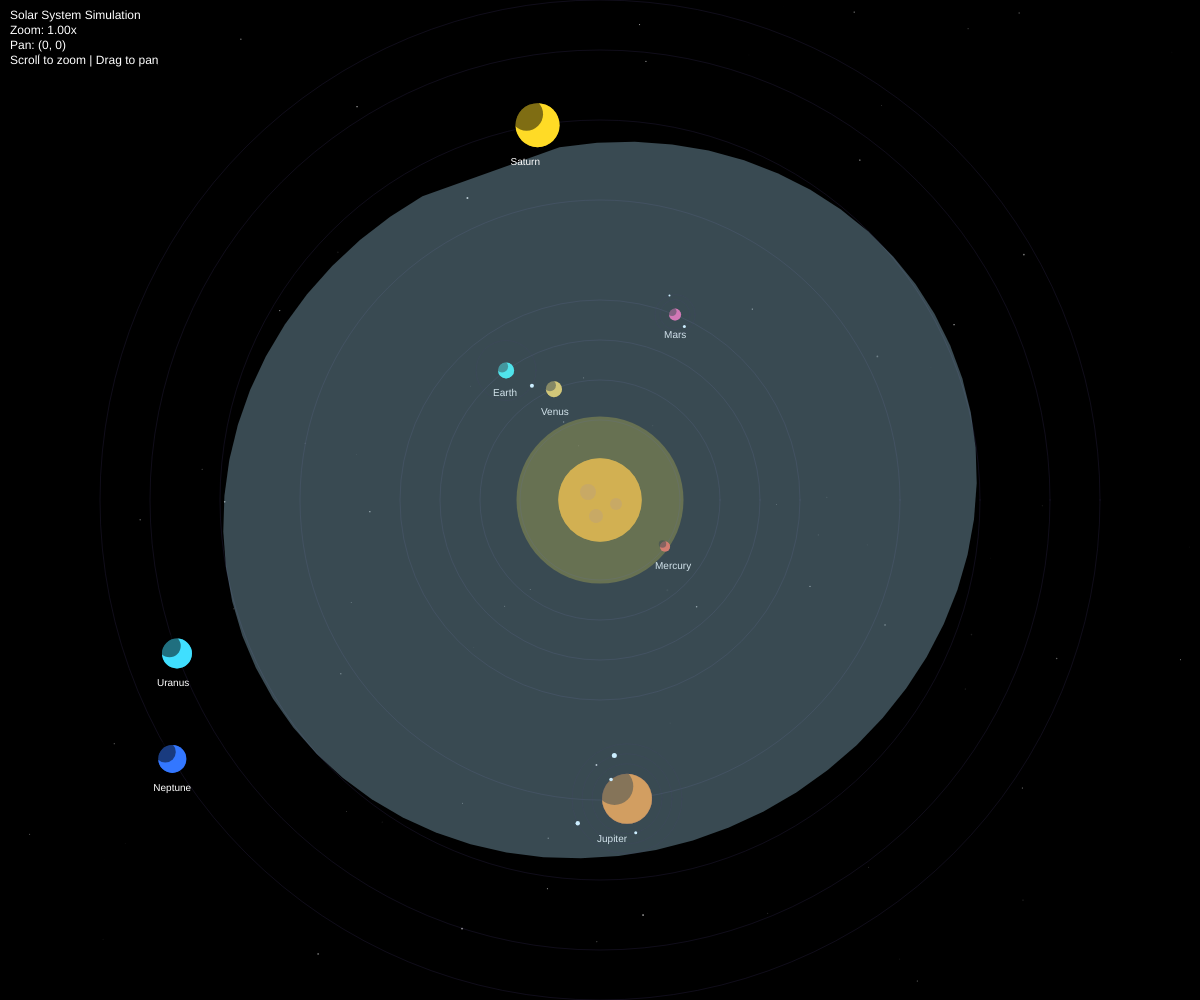
Frame 1 (no input)
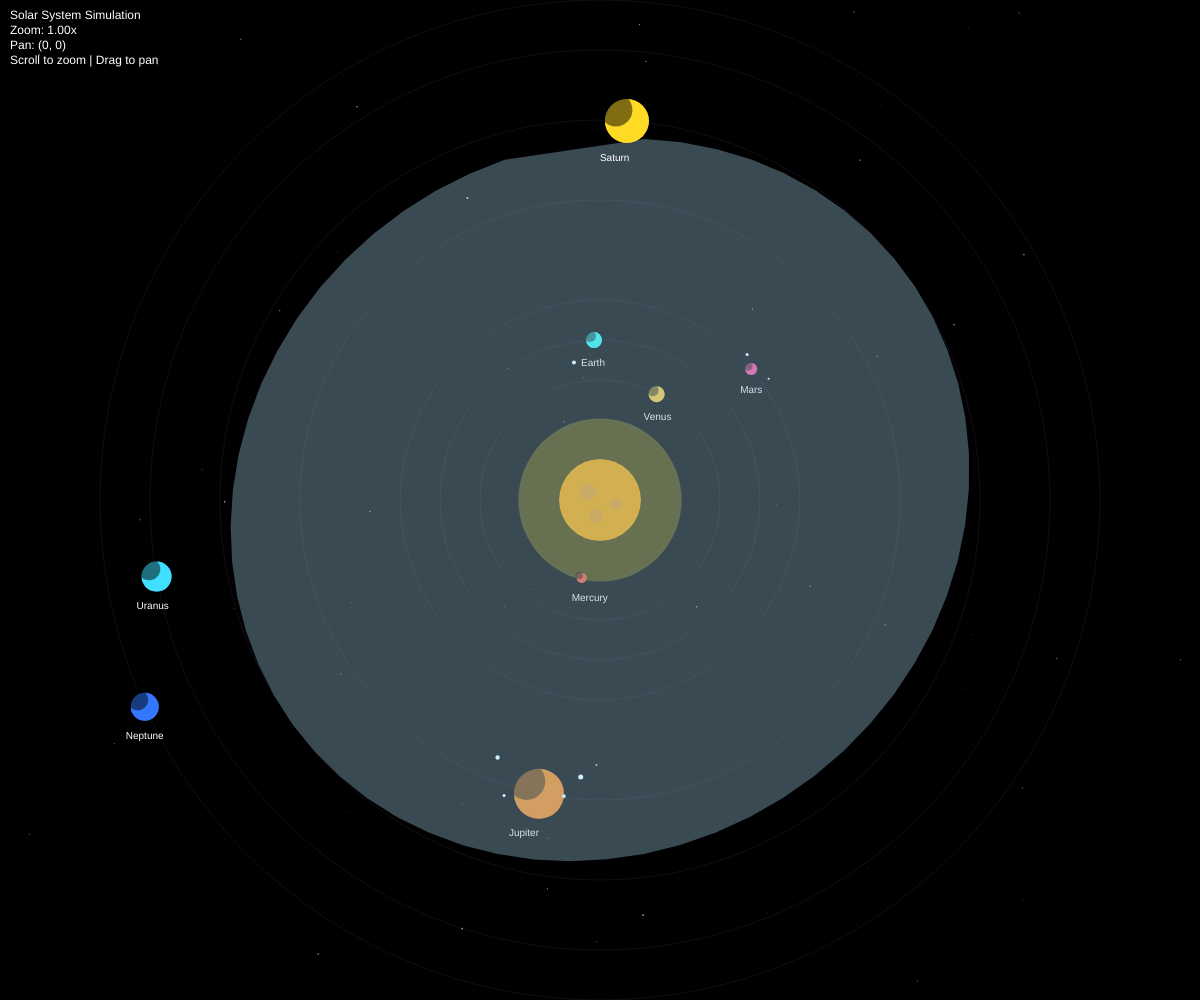
Frame 60 (no input)
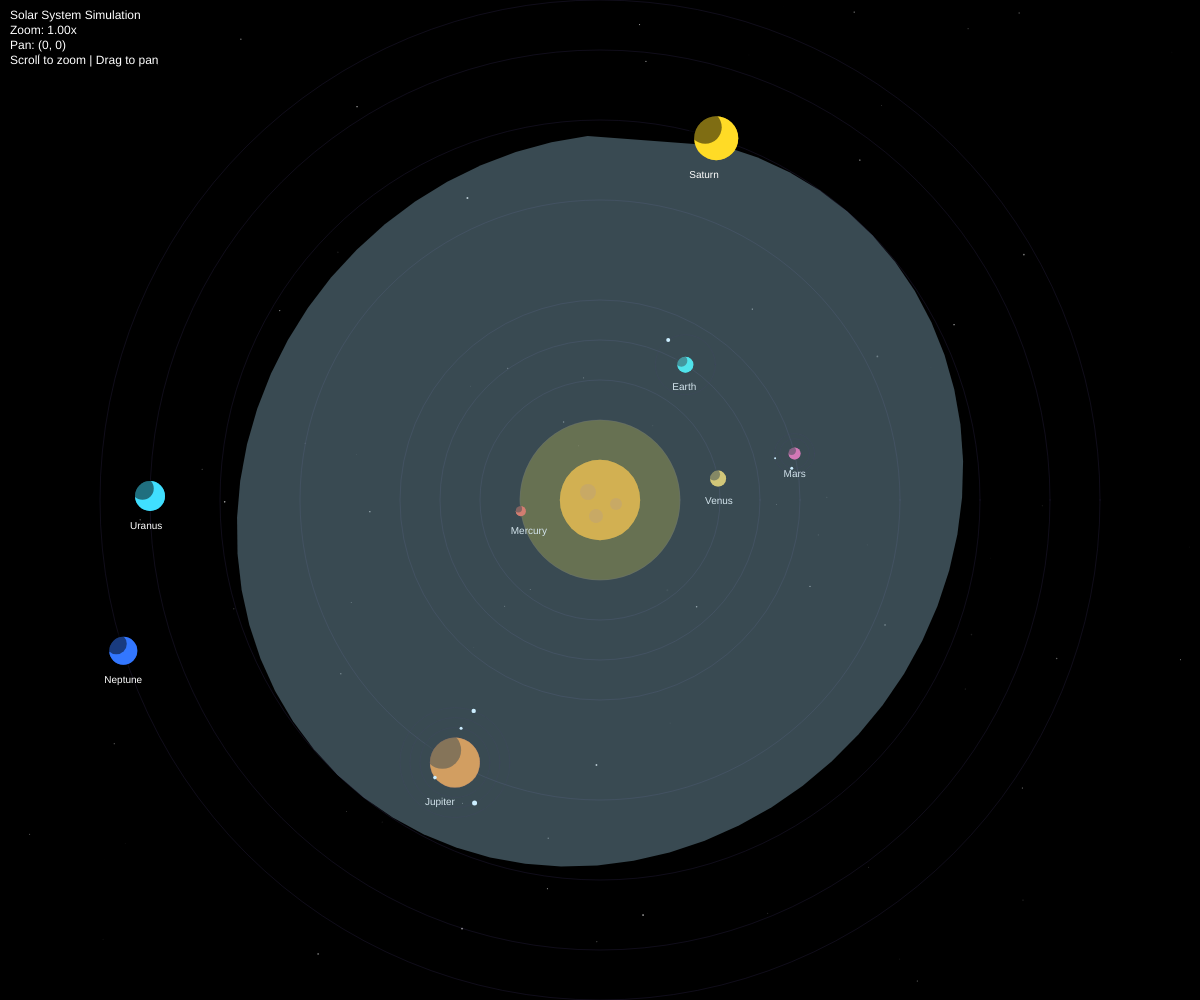
Frame 120 (the mouse pressed at the canvas centre since frame 60)

The p5.js sketch that drew these frames (run headless with seeded random() and noise() and a simulated clock; from frame 60 on, the mouse is pressed at the canvas centre):

// p5.js sketch
// ── sketch.js
/**
 * Solar System Simulation
 * A p5.js visualization of the solar system with orbiting planets, moons, and effects
 */

let sun;
let planets = [];
let moons = [];
let stars = [];

// Zoom and pan controls
let zoom = 1;
let panX = 0;
let panY = 0;
let isDragging = false;
let lastMouseX = 0;
let lastMouseY = 0;

function setup() {
    createCanvas(windowWidth, windowHeight);
    colorMode(HSB, 360, 100, 100, 100);
    
    // Create starfield background
    createStars();
    
    // Create the sun
    sun = new Sun(0, 0);
    
    // Create planets with orbital parameters
    // Distances and sizes are not to scale for visual clarity
    const planetData = [
        { name: 'Mercury', radius: 5, distance: 80, speed: 0.02, color: 10, glow: 80 },
        { name: 'Venus', radius: 8, distance: 120, speed: 0.015, color: 45, glow: 75 },
        { name: 'Earth', radius: 8, distance: 160, speed: 0.01, color: 180, glow: 85 },
        { name: 'Mars', radius: 6, distance: 200, speed: 0.008, color: 330, glow: 70 },
        { name: 'Jupiter', radius: 25, distance: 300, speed: 0.005, color: 30, glow: 90 },
        { name: 'Saturn', radius: 22, distance: 380, speed: 0.004, color: 50, glow: 85, hasRing: true },
        { name: 'Uranus', radius: 15, distance: 450, speed: 0.003, color: 190, glow: 75 },
        { name: 'Neptune', radius: 14, distance: 500, speed: 0.002, color: 220, glow: 80 }
    ];
    
    // Create planet objects
    for (const data of planetData) {
        planets.push(new Planet(data.name, data.radius, data.distance, data.speed, data.color, data.glow, data.hasRing));
    }
    
    // Create moons
    // Earth's moon
    moons.push(new Moon('Moon', 2, 30, 0.03, planets.find(p => p.name === 'Earth')));
    // Mars' moons (Phobos and Deimos)
    moons.push(new Moon('Phobos', 1.5, 15, 0.06, planets.find(p => p.name === 'Mars')));
    moons.push(new Moon('Deimos', 1, 20, 0.04, planets.find(p => p.name === 'Mars')));
    // Jupiter's moons
    moons.push(new Moon('Io', 1.8, 25, 0.04, planets.find(p => p.name === 'Jupiter')));
    moons.push(new Moon('Europa', 1.5, 35, 0.03, planets.find(p => p.name === 'Jupiter')));
    moons.push(new Moon('Ganymede', 2.5, 45, 0.025, planets.find(p => p.name === 'Jupiter')));
    moons.push(new Moon('Callisto', 2.2, 55, 0.02, planets.find(p => p.name === 'Jupiter')));
}

function draw() {
    background(0);
    
    // Apply zoom and pan
    push();
    translate(width / 2 + panX, height / 2 + panY);
    scale(zoom);
    
    // Draw starfield
    for (const star of stars) {
        noStroke();
        fill(star.brightness, star.color);
        circle(star.x, star.y, star.size);
    }
    
    // Draw sun
    sun.update();
    sun.draw();
    
    // Draw planets and their orbits
    for (const planet of planets) {
        planet.update();
        planet.draw();
    }
    
    // Draw moons
    for (const moon of moons) {
        moon.update();
        moon.draw();
    }
    
    pop();
    
    // Draw UI controls
    drawUI();
}

function createStars() {
    const numStars = 300;
    for (let i = 0; i < numStars; i++) {
        stars.push({
            x: random(-width, width),
            y: random(-height, height),
            size: random(0.5, 2),
            brightness: random(80, 100),
            color: random(0, 100)
        });
    }
}

function drawUI() {
    fill(200);
    noStroke();
    textSize(12);
    textAlign(LEFT, TOP);
    text('Solar System Simulation', 10, 10);
    
    textAlign(LEFT, TOP);
    text(`Zoom: ${zoom.toFixed(2)}x`, 10, 25);
    text(`Pan: (${panX.toFixed(0)}, ${panY.toFixed(0)})`, 10, 40);
    text('Scroll to zoom | Drag to pan', 10, 55);
}

function windowResized() {
    resizeCanvas(windowWidth, windowHeight);
}

// Mouse interaction for zoom and pan
function mousePressed() {
    if (mouseButton === LEFT) {
        isDragging = true;
        lastMouseX = mouseX;
        lastMouseY = mouseY;
    } else if (mouseButton === WHEEL) {
        zoom *= 1.1;
    }
}

function mouseDragged() {
    if (isDragging) {
        panX += mouseX - lastMouseX;
        panY += mouseY - lastMouseY;
        lastMouseX = mouseX;
        lastMouseY = mouseY;
    }
}

function mouseWheel(e) {
    zoom *= e.pressedKeys.includes('Shift') ? 1.2 : 1.05;
}

class Sun {
    constructor(x, y) {
        this.x = x;
        this.y = y;
        this.radius = 40;
        this.pulse = 0;
    }
    
    update() {
        this.pulse = sin(frameCount * 0.1) * 5 + 3;
    }
    
    draw() {
        // Outer glow
        noStroke();
        fill(50, 100, 100, 30);
        ellipse(this.x, this.y, this.radius * 4 + this.pulse * 2);
        
        // Inner glow
        fill(45, 100, 100, 50);
        ellipse(this.x, this.y, this.radius * 2 + this.pulse);
        
        // Sun body
        fill(40, 100, 100);
        ellipse(this.x, this.y, this.radius * 2 + this.pulse);
        
        // Sun surface details
        fill(35, 80, 90, 70);
        ellipse(this.x - this.radius * 0.3, this.y - this.radius * 0.2, this.radius * 0.4);
        ellipse(this.x + this.radius * 0.4, this.y + this.radius * 0.1, this.radius * 0.3);
        ellipse(this.x - this.radius * 0.1, this.y + this.radius * 0.4, this.radius * 0.35);
    }
}

class Planet {
    constructor(name, radius, distance, speed, color, glow, hasRing = false) {
        this.name = name;
        this.radius = radius;
        this.distance = distance;
        this.angle = random(TWO_PI);
        this.speed = speed;
        this.color = color;
        this.glow = glow;
        this.hasRing = hasRing;
        this.orbitAngle = 0;
    }
    
    update() {
        this.angle += this.speed;
        if (this.hasRing) {
            this.orbitAngle += 0.01;
        }
    }
    
    draw() {
        const x = cos(this.angle) * this.distance;
        const y = sin(this.angle) * this.distance;
        
        // Draw orbit path
        noFill();
        stroke(255, 50, 50, 20);
        strokeWeight(1);
        ellipse(0, 0, this.distance * 2, this.distance * 2);
        
        // Draw ring if present
        if (this.hasRing) {
            noStroke();
            fill(200, 30, 80, 40);
            beginShape();
            for (let i = 0; i < 60; i++) {
                const ringX = cos(this.angle + i * 0.1) * this.distance;
                const ringY = sin(this.angle + i * 0.1) * this.distance;
                const ringOffset = cos(this.orbitAngle + i * 0.1) * this.radius;
                vertex(ringX + ringOffset, ringY + ringOffset);
            }
            endShape(CLOSE);
        }
        
        // Draw planet
        // Glow
        noStroke();
        fill(this.color, this.glow, 100, 60);
        ellipse(x, y, this.radius * 2);
        
        // Planet body
        fill(this.color, this.glow, 100);
        ellipse(x, y, this.radius * 2);
        
        // Shadow/night side
        fill(0, 0, 0, 50);
        ellipse(x - this.radius * 0.5, y - this.radius * 0.5, this.radius * 1.5);
        
        // Name label
        fill(255);
        noStroke();
        textAlign(LEFT, TOP);
        textSize(10);
        text(this.name, x - this.radius - 5, y + this.radius + 10);
    }
}

class Moon {
    constructor(name, radius, distance, speed, parentPlanet) {
        this.name = name;
        this.radius = radius;
        this.distance = distance;
        this.speed = speed;
        this.angle = random(TWO_PI);
        this.parentPlanet = parentPlanet;
    }
    
    update() {
        this.angle += this.speed;
    }
    
    draw() {
        if (!this.parentPlanet) return;
        
        const parentX = cos(this.parentPlanet.angle) * this.parentPlanet.distance;
        const parentY = sin(this.parentPlanet.angle) * this.parentPlanet.distance;
        
        const moonX = parentX + cos(this.angle) * this.distance;
        const moonY = parentY + sin(this.angle) * this.distance;
        
        // Draw moon orbit
        noFill();
        stroke(255, 50, 50, 20);
        strokeWeight(0.5);
        ellipse(parentX, parentY, this.distance * 2);
        
        // Draw moon
        noStroke();
        fill(200, 20, 100);
        ellipse(moonX, moonY, this.radius * 2);
    }
}
